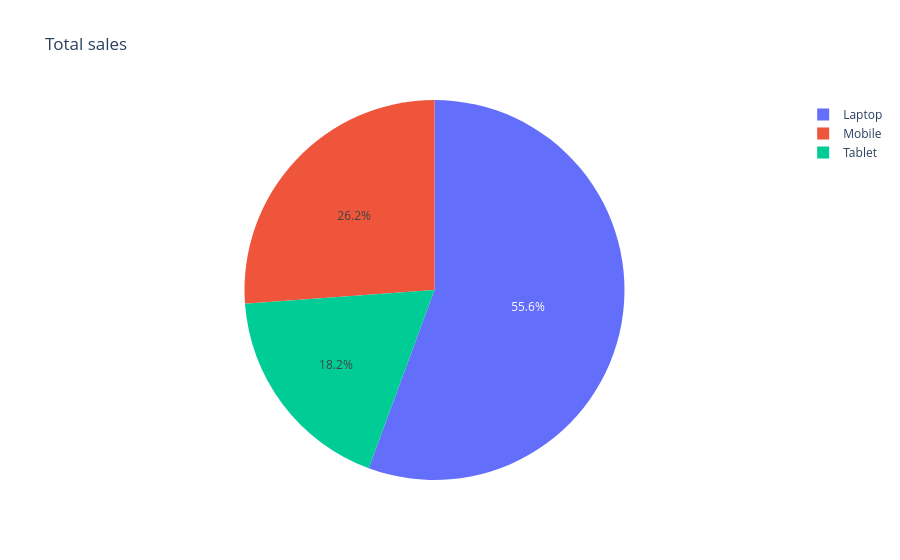

This figure's notebook cell:
### Code cell
fig = px.pie(df,names='Product',values='Sales',color='Product',title='Total sales')
fig.show()

### Figure 1 — Plotly figure (JSON) as saved in the notebook; plotly's stock layout.template omitted (floating-point values rounded to 4 significant figures)
{"data": [{"customdata": [["Laptop"], ["Mobile"], ["Tablet"], ["Laptop"], ["Mobile"], ["Tablet"], ["Laptop"], ["Mobile"], ["Tablet"], ["Laptop"], ["Mobile"], ["Tablet"], ["Laptop"], ["Mobile"], ["Tablet"], ["Laptop"], ["Mobile"], ["Tablet"], ["Laptop"], ["Mobile"]], "domain": {"x": [0, 1], "y": [0, 1]}, "hovertemplate": "Product=%{customdata[0]}<br>Sales=%{value}<extra></extra>", "labels": ["Laptop", "Mobile", "Tablet", "Laptop", "Mobile", "Tablet", "Laptop", "Mobile", "Tablet", "Laptop", "Mobile", "Tablet", "Laptop", "Mobile", "Tablet", "Laptop", "Mobile", "Tablet", "Laptop", "Mobile"], "legendgroup": "", "marker": {"colors": ["#636efa", "#EF553B", "#00cc96", "#636efa", "#EF553B", "#00cc96", "#636efa", "#EF553B", "#00cc96", "#636efa", "#EF553B", "#00cc96", "#636efa", "#EF553B", "#00cc96", "#636efa", "#EF553B", "#00cc96", "#636efa", "#EF553B"]}, "name": "", "showlegend": true, "type": "pie", "values": [65000, 30000, 25000, 70000, 32000, 27000, 68000, 35000, 26000, 72000, 33000, 28000, 75000, 34000, 29000, 76000, 36000, 30000, 78000, 37000]}], "layout": {"legend": {"tracegroupgap": 0}, "title": {"text": "Total sales"}}}
